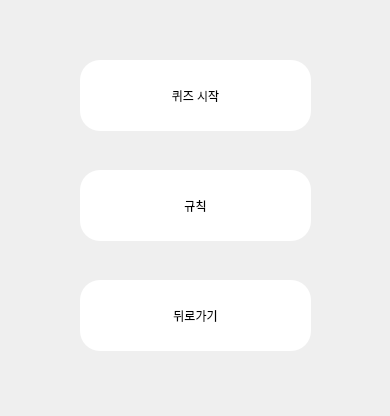
<?xml version="1.0" encoding="UTF-8"?>
<ui version="4.0">
 <class>MainWindow</class>
 <widget class="QMainWindow" name="MainWindow">
  <property name="geometry">
   <rect>
    <x>0</x>
    <y>0</y>
    <width>390</width>
    <height>416</height>
   </rect>
  </property>
  <property name="minimumSize">
   <size>
    <width>390</width>
    <height>416</height>
   </size>
  </property>
  <property name="maximumSize">
   <size>
    <width>390</width>
    <height>416</height>
   </size>
  </property>
  <property name="windowTitle">
   <string>MainWindow</string>
  </property>
  <widget class="QWidget" name="centralwidget">
   <widget class="QPushButton" name="quizButton">
    <property name="geometry">
     <rect>
      <x>80</x>
      <y>60</y>
      <width>231</width>
      <height>71</height>
     </rect>
    </property>
    <property name="styleSheet">
     <string notr="true">border-radius:20px;
background-color: rgb(255,255,255);
front : 10pt &quot;MS Shell Dig 2&quot;;</string>
    </property>
    <property name="text">
     <string>퀴즈 시작</string>
    </property>
   </widget>
   <widget class="QPushButton" name="ruleButton">
    <property name="geometry">
     <rect>
      <x>80</x>
      <y>170</y>
      <width>231</width>
      <height>71</height>
     </rect>
    </property>
    <property name="styleSheet">
     <string notr="true">border-radius:20px;
background-color: rgb(255,255,255);
front : 10pt &quot;MS Shell Dig 2&quot;;</string>
    </property>
    <property name="text">
     <string>규칙</string>
    </property>
   </widget>
   <widget class="QPushButton" name="returnButton">
    <property name="geometry">
     <rect>
      <x>80</x>
      <y>280</y>
      <width>231</width>
      <height>71</height>
     </rect>
    </property>
    <property name="styleSheet">
     <string notr="true">border-radius:20px;
background-color: rgb(255,255,255);
front : 10pt &quot;MS Shell Dig 2&quot;;</string>
    </property>
    <property name="text">
     <string>뒤로가기</string>
    </property>
   </widget>
  </widget>
 </widget>
 <resources/>
 <connections/>
</ui>
